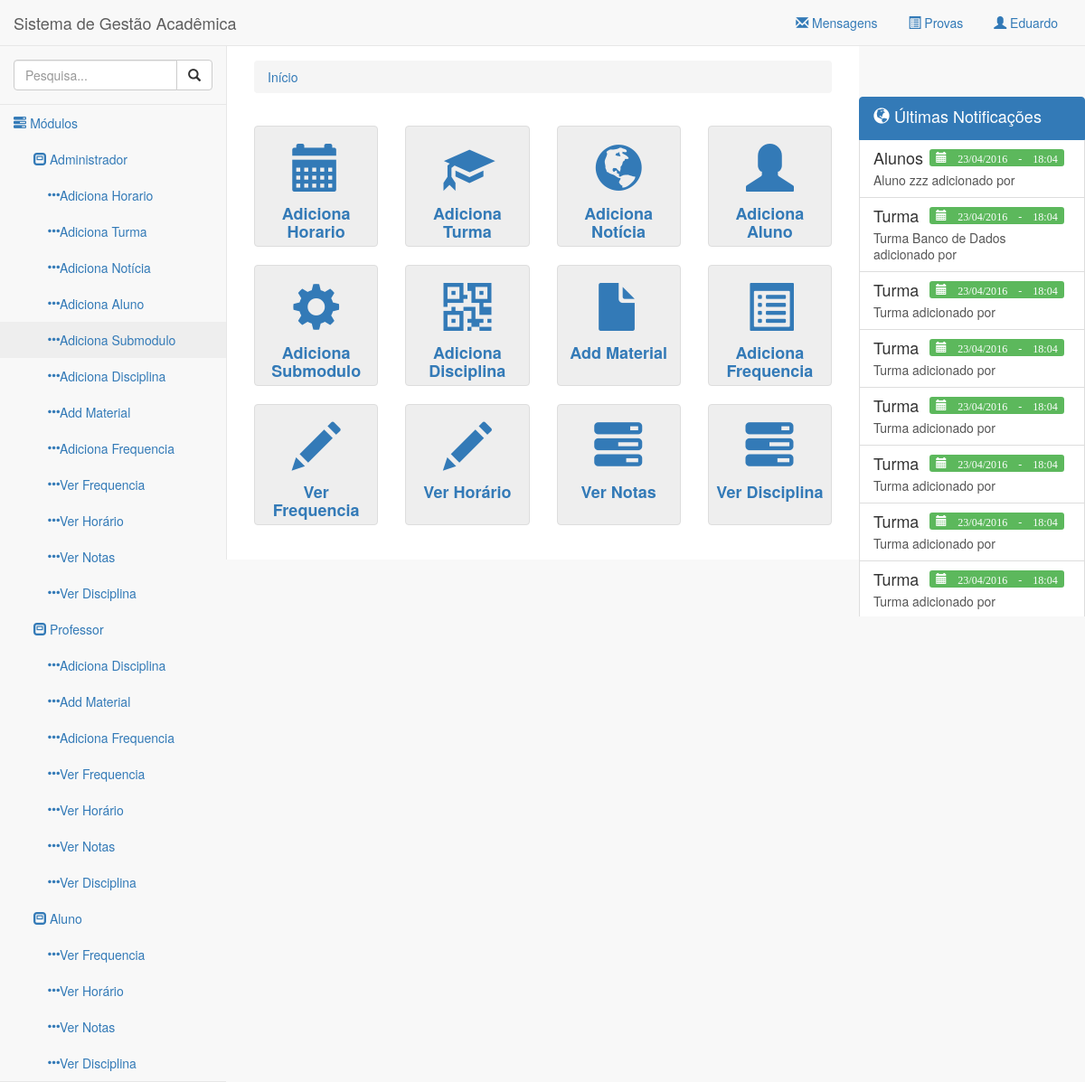
Page /admin (signed in) on the earlier database version.
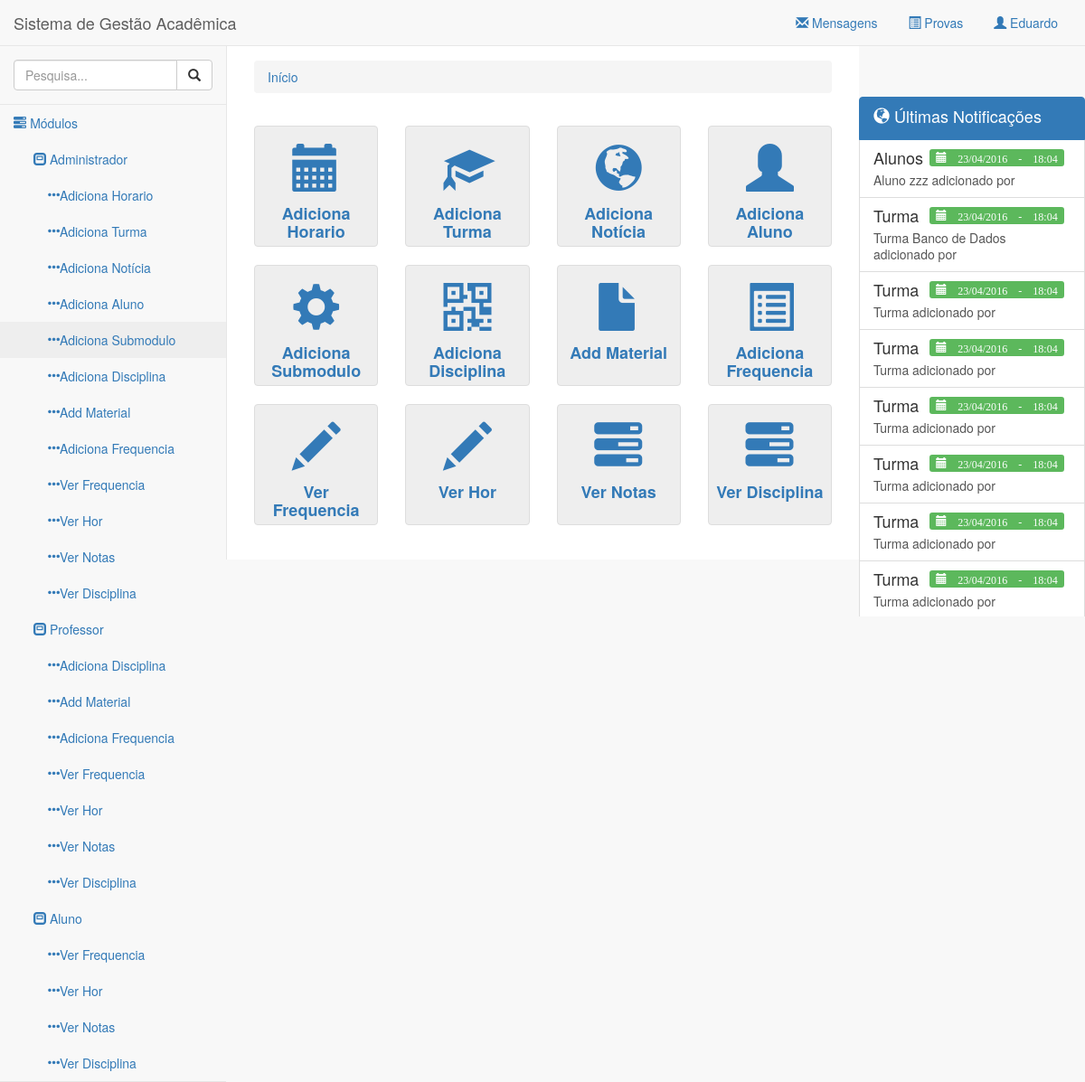
Same page on the later database version.
### tables this page shows
CREATE TABLE IF NOT EXISTS `cad_submodulo` (
  `cd_submodulo` bigint(20) NOT NULL,
  `nome_submodulo` varchar(180) NOT NULL,
  `fonte` varchar(450) NOT NULL,
  `permissao` varchar(11) NOT NULL,
  `icone` varchar(180) NOT NULL
);

### classes/funcoes.class.php (called while the page is built, shortened)
<?php
include 'database.class.php';
class Funcoes {
  public static function geraHeader() {
    include 'partials/header.php';
  }
  public static function geraFooter($parametros = false) {
    include 'partials/footer.php';
  }
  public static function geraMenus() {
    include 'partials/navegacao.php';
  }
  public static function geraMenuTop() {
    include 'partials/menu_top.php';
  }
  public static function geraMenuEsquerda() {
    include 'partials/menu_esquerda.php';
  }
  public static function geraMenuDireita() {
    include 'partials/menu_direita.php';
  }
  public static function geraBreadCrumb() {
    include 'partials/breadcrumb.php';
  }
}

### classes/database.class.php (called while the page is built, shortened)
<?php
class Database {
  private $mysql;
  private $query;
  public function __construct() {
    $this->mysql = new mysqli('localhost', 'root','', 'sga');
  }
  protected function clearAttributes() {
    $not = array('last_query', 'operators', 'join_types');
    $attrs = get_object_vars($this);
  }
  public function result() {
    $data = array();
    if(!empty($this->query)) {
      while($result = mysqli_fetch_object($this->query)) {
        $data[] = $result;
      }
    }
    return $data;
  }
  public function query($query, $escape = FALSE) {
    $escape = (!is_bool($escape)) ? TRUE : $escape;
    $this->query = $this->mysql->query($query);
    return $this;
  }
}

### admin/index.php (the view, shortened to what this page needs)
<?php
  include '../classes/funcoes.class.php';
  Funcoes::geraMenus();
?>
  <div class="row margin-top">
    <?php if(isset($_SESSION['super']) && $_SESSION['super']) : ?>
      <?php
        $objetoModulos1 = new Database();
        $submodulos = $objetoModulos1->query("select distinct * from cad_submodulo where permissao LIKE '%1%'")->result();
        foreach ($submodulos as $submodulo) : ?>
         <div class="col-sm-6 col-md-3">
            <a href="<?= $submodulo->fonte; ?>" class="thumbnail modulos">
              <span class="glyphicon <?= $submodulo->icone; ?>"></span>
              <h4><?= $submodulo->nome_submodulo; ?></h4>
            </a>
          </div>
      <?php endforeach; ?>
    <?php endif; ?>
  </div>

### admin/partials/menu_top.php (shortened to what this page needs)
<div class="navbar-header">
  <a class="navbar-brand">Sistema de Gestão Acadêmica</a>
</div>
<ul class="nav navbar-top-links navbar-right">
  <li class="dropdown">
    <a class="dropdown-toggle" data-toggle="dropdown" href="#">
        <i class="glyphicon glyphicon-envelope"></i> Mensagens
    </a>
  </li>
  <li class="dropdown">
    <a class="dropdown-toggle" data-toggle="dropdown" href="#">
      <i class="glyphicon glyphicon-list-alt"></i> Provas
    </a>
  </li>
  <li class="dropdown">
    <a class="dropdown-toggle" data-toggle="dropdown" href="#">
      <i class="glyphicon glyphicon-user"></i> <?= (isset($_SESSION['administrador'])) ? $_SESSION['administrador'] : $_SESSION['nome']; ?>
    </a>
  </li>
</ul>

### admin/partials/menu_esquerda.php (shortened to what this page needs)
<div class="navbar-default sidebar" role="navigation">
  <div class="sidebar-nav navbar-collapse">
    <ul class="nav" id="side-menu">
      <li class="sidebar-search">
        <div class="input-group custom-search-form">
          <input type="text" class="form-control" placeholder="Pesquisa...">
          <span class="input-group-btn">
            <button class="btn btn-default" type="button">
              <i class="glyphicon glyphicon-search"></i>
            </button>
          </span>
        </div>
      </li>
      <li>
        <a href="#"><i class="glyphicon glyphicon-tasks"></i> Módulos</a>
        <ul class="nav nav-second-level">
          <?php
            $objetoModulos = new Database();
            $objetoModulos1 = new Database();
            $permissoes = $_SESSION['permissao'];
            $query_parts = array();
            foreach ($permissoes as $val) {
              $query_parts[] = "'%".mysql_real_escape_string($val)."%'";
            }
            $string = implode(' OR cd_modulo LIKE ', $query_parts);
            $modulos = $objetoModulos->query("select * from cad_modulo where cd_modulo LIKE {$string}")->result();
            $query_parts = array();
            foreach ($permissoes as $val) {
                $query_parts[] = "'%".mysql_real_escape_string($val)."%'";
            }
            $string = implode(' OR permissao LIKE ', $query_parts);
            $submodulos = $objetoModulos1->query("select * from cad_submodulo where permissao LIKE {$string}")->result();
            foreach ($modulos as $modulo) : ?>
              <li>
                <a href="#"><span class="glyphicon glyphicon-modal-window"></span> <?= $modulo->nome_modulo; ?></a>
                <?php if(isset($modulo->submodulos) && count($modulo->submodulos)) : ?>
                  <ul class="nav nav-third-level">
                  <?php foreach ($modulo->submodulos as $submodulo) : ?>
                    <li>
                      <a href="<?= $submodulo->fonte; ?>"><span class="glyphicon glyphicon-option-horizontal"></span><?= $submodulo->nome_submodulo; ?></a>
                    </li>
                    <?php endforeach; ?>
                  </ul>
                <?php endif; ?>
              </li>
          <?php endforeach; ?>
          </li>
        </ul>
      </div>
    </div>
  </div>

Differences in the rows shown:
changed cad_submodulo: nome_submodulo "Ver Horário" → "Ver Hor"
